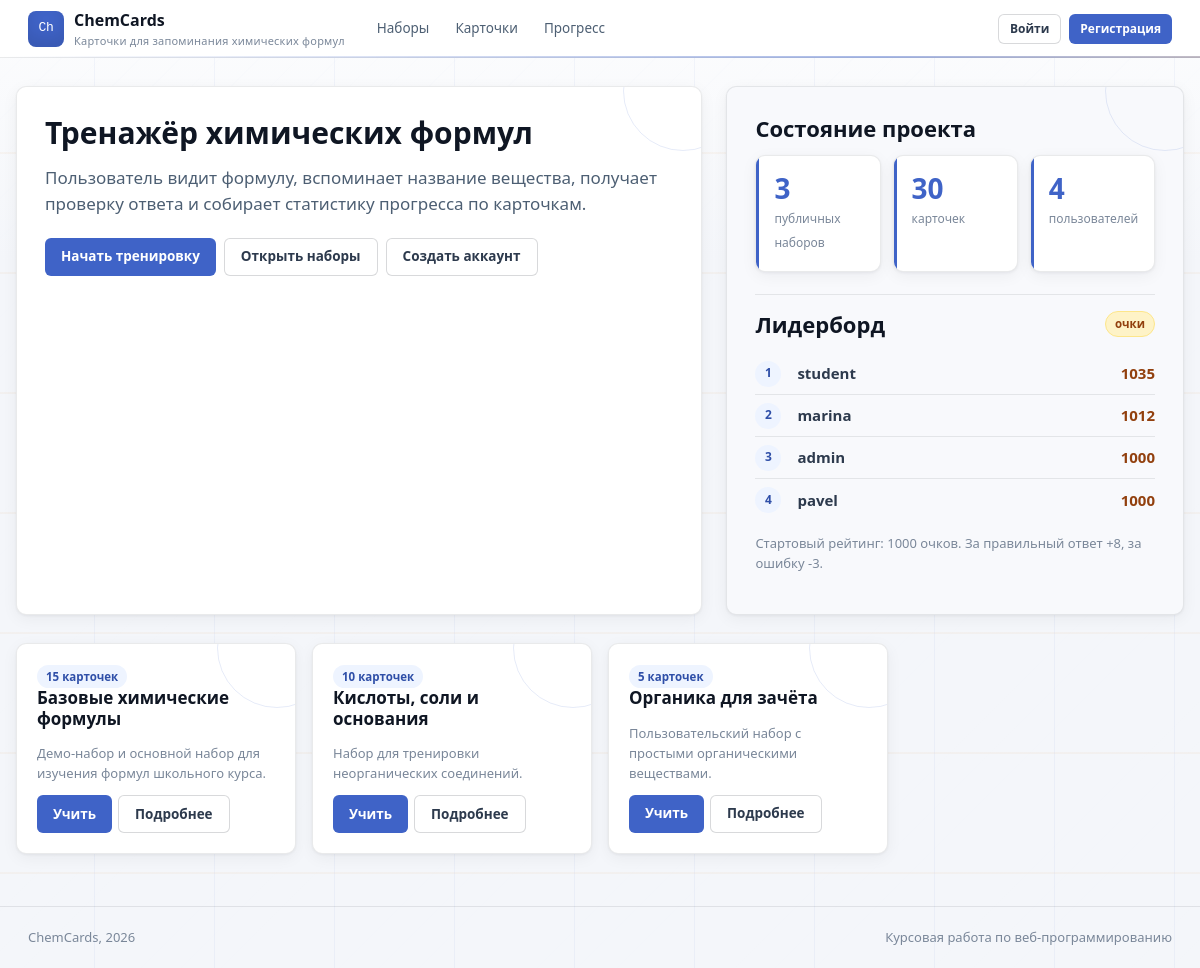
The page / on the database its author committed.
### tables this page shows
CREATE TABLE users (
  id INT UNSIGNED AUTO_INCREMENT PRIMARY KEY,
  username VARCHAR(50) NOT NULL UNIQUE,
  email VARCHAR(120) NOT NULL UNIQUE,
  password_hash VARCHAR(255) NOT NULL,
  role ENUM('user', 'admin') NOT NULL DEFAULT 'user',
  rating_points INT NOT NULL DEFAULT 1000,
  created_at TIMESTAMP NOT NULL DEFAULT CURRENT_TIMESTAMP
);

CREATE TABLE flashcard_sets (
  id INT UNSIGNED AUTO_INCREMENT PRIMARY KEY,
  user_id INT UNSIGNED NULL,
  name VARCHAR(120) NOT NULL,
  description TEXT NULL,
  is_public TINYINT(1) NOT NULL DEFAULT 0,
  created_at TIMESTAMP NOT NULL DEFAULT CURRENT_TIMESTAMP,
  updated_at TIMESTAMP NULL DEFAULT NULL ON UPDATE CURRENT_TIMESTAMP,
  CONSTRAINT fk_sets_user
    FOREIGN KEY (user_id) REFERENCES users(id)
    ON DELETE CASCADE
);

### includes/functions.php (called while the page is built, shortened)
<?php
function h($value): string
{
    return htmlspecialchars((string) $value, ENT_QUOTES, 'UTF-8');
}
function app_url(string $path = ''): string
{
    return BASE_URL . '/' . ltrim($path, '/');
}
function current_user(): ?array
{
    static $loaded = false;
    static $user = null;
    if ($loaded) {
        return $user;
    }
    $loaded = true;
    if (empty($_SESSION['user_id'])) {
        return null;
    }
    $stmt = get_pdo()->prepare('SELECT id, username, email, role, rating_points, created_at FROM users WHERE id = ?');
    $stmt->execute([$_SESSION['user_id']]);
    $user = $stmt->fetch() ?: null;
    return $user;
}
function is_admin(): bool
{
    $user = current_user();
    return $user && $user['role'] === 'admin';
}

### index.php (the view, shortened to what this page needs)
<?php
require_once __DIR__ . '/includes/functions.php';
$user = current_user();
$pdo = get_pdo();
$counts = [
    'sets' => (int) $pdo->query('SELECT COUNT(*) FROM flashcard_sets WHERE is_public = 1')->fetchColumn(),
    'cards' => (int) $pdo->query('SELECT COUNT(*) FROM flashcards')->fetchColumn(),
    'users' => (int) $pdo->query('SELECT COUNT(*) FROM users')->fetchColumn(),
];
$setsStmt = $pdo->query(
    'SELECT s.id, s.name, s.description, COUNT(f.id) AS cards_count
     FROM flashcard_sets s
     LEFT JOIN flashcards f ON f.set_id = s.id
     WHERE s.is_public = 1
     GROUP BY s.id
     ORDER BY s.id
     LIMIT 3'
);
$sets = $setsStmt->fetchAll();
$leadersStmt = $pdo->query(
    'SELECT username, rating_points
     FROM users
     ORDER BY rating_points DESC, username
     LIMIT 5'
);
$leaders = $leadersStmt->fetchAll();
include __DIR__ . '/includes/header.php';
?>
<section class="hero">
    <div class="panel">
        <h1>Тренажёр химических формул</h1>
        <p class="lead">Пользователь видит формулу, вспоминает название вещества, получает проверку ответа и собирает статистику прогресса по карточкам.</p>
        <div class="actions">
            <a class="button" href="<?= h(app_url('study.php?set_id=1&mode=normal&reset=1')) ?>">Начать тренировку</a>
            <a class="button ghost" href="<?= h(app_url('sets.php')) ?>">Открыть наборы</a>
            <?php if (!$user): ?>
                <a class="button ghost" href="<?= h(app_url('register.php')) ?>">Создать аккаунт</a>
            <?php endif; ?>
        </div>
    </div>
    <aside class="panel soft leaderboard-panel">
        <h2>Состояние проекта</h2>
        <div class="stats">
            <div class="stat"><strong><?= h((string) $counts['sets']) ?></strong><span>публичных наборов</span></div>
            <div class="stat"><strong><?= h((string) $counts['cards']) ?></strong><span>карточек</span></div>
            <div class="stat"><strong><?= h((string) $counts['users']) ?></strong><span>пользователей</span></div>
        </div>
        <div class="leaderboard">
            <div class="section-header">
                <h2>Лидерборд</h2>
                <span class="badge amber">очки</span>
            </div>
            <?php foreach ($leaders as $place => $leader): ?>
                <div class="leaderboard-row">
                    <span class="leader-place"><?= h((string) ($place + 1)) ?></span>
                    <span class="leader-name"><?= h($leader['username']) ?></span>
                    <strong><?= h((string) $leader['rating_points']) ?></strong>
                </div>
            <?php endforeach; ?>
        </div>
        <p class="meta" style="margin-top: 12px;">Стартовый рейтинг: 1000 очков. За правильный ответ +8, за ошибку -3.</p>
    </aside>
</section>
<section class="grid">
    <?php foreach ($sets as $set): ?>
        <article class="card">
            <span class="badge"><?= h((string) $set['cards_count']) ?> карточек</span>
            <h3><?= h($set['name']) ?></h3>
            <p class="meta"><?= h($set['description']) ?></p>
            <div class="inline-actions">
                <a class="button" href="<?= h(app_url('study.php?set_id=' . $set['id'] . '&mode=normal&reset=1')) ?>">Учить</a>
                <a class="button ghost" href="<?= h(app_url('set.php?id=' . $set['id'])) ?>">Подробнее</a>
            </div>
        </article>
    <?php endforeach; ?>
</section>
<?php include __DIR__ . '/includes/footer.php'; ?>

### includes/header.php (shortened to what this page needs)
<?php
$user = current_user();
$scriptName = str_replace('\\', '/', $_SERVER['SCRIPT_NAME'] ?? '');
$activePath  = trim($scriptName, '/');
?>
<!doctype html>
<html lang="ru">
<head>
    <link rel="stylesheet" href="<?= h(app_url('css/style.css')) ?>">
</head>
<body>
<header class="topbar">
    <a class="brand" href="<?= h(app_url('index.php')) ?>">
        <span class="brand-mark">Ch</span>
        <span>
            <strong><?= h(APP_NAME) ?></strong>
            <small><?= h(APP_SUBTITLE) ?></small>
        </span>
    </a>
    <nav class="nav" aria-label="Основная навигация">
        <?php
        $navLinks = [
            'sets.php'      => 'Наборы',
            'cards.php'     => 'Карточки',
            'stats.php'     => 'Прогресс',
        ];
        foreach ($navLinks as $href => $label):
            $isActive = substr($activePath, -strlen($href)) === $href;
        ?>
            <a href="<?= h(app_url($href)) ?>"
               <?= $isActive ? 'aria-current="page"' : '' ?>>
                <?= h($label) ?>
            </a>
        <?php endforeach; ?>
    </nav>
    <div class="account">
        <?php if ($user): ?>
            <span><?= h($user['username']) ?></span>
            <a class="button ghost sm" href="<?= h(app_url('logout.php')) ?>">Выйти</a>
        <?php else: ?>
            <a class="button ghost sm" href="<?= h(app_url('login.php')) ?>">Войти</a>
            <a class="button sm" href="<?= h(app_url('register.php')) ?>">Регистрация</a>
        <?php endif; ?>
    </div>
</header>
<main class="container">

### includes/footer.php
<?php $year = date('Y'); ?>
</main>
<footer class="footer">
    <span><?= h(APP_NAME) ?>, <?= h((string) $year) ?></span>
    <span>Курсовая работа по веб-программированию</span>
</footer>
</body>
</html>

### rows shown on the page
users: username "student", rating_points "1035"
users: username "marina", rating_points "1012"
users: username "admin", rating_points "1000"
users: username "pavel", rating_points "1000"
flashcard_sets: cards_count "15", name "Базовые химические формулы", description "Демо-набор и основной набор для изучения формул школьного курса."
flashcard_sets: cards_count "10", name "Кислоты, соли и основания", description "Набор для тренировки неорганических соединений."
flashcard_sets: cards_count "5", name "Органика для зачёта", description "Пользовательский набор с простыми органическими веществами."

### other values the page prints
APP_NAME "ChemCards"
APP_SUBTITLE "Карточки для запоминания химических формул"
$label "Наборы"
$label "Карточки"
$label "Прогресс"
$counts['sets'] "3"
$counts['cards'] "30"
$counts['users'] "4"
